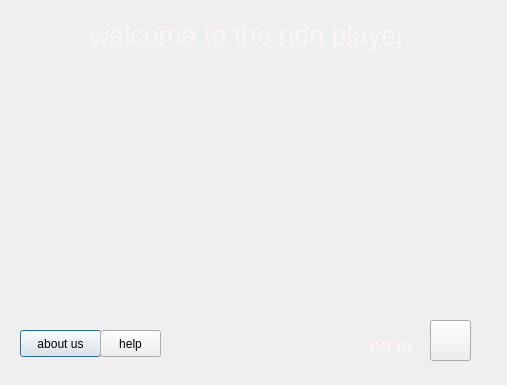
<?xml version="1.0" encoding="UTF-8"?>
<ui version="4.0">
 <class>welcomeDialog</class>
 <widget class="QDialog" name="welcomeDialog">
  <property name="geometry">
   <rect>
    <x>0</x>
    <y>0</y>
    <width>507</width>
    <height>385</height>
   </rect>
  </property>
  <property name="windowTitle">
   <string>welcome</string>
  </property>
  <property name="styleSheet">
   <string notr="true"/>
  </property>
  <widget class="QLabel" name="label">
   <property name="geometry">
    <rect>
     <x>90</x>
     <y>20</y>
     <width>341</width>
     <height>31</height>
    </rect>
   </property>
   <property name="text">
    <string>&lt;html&gt;&lt;head/&gt;&lt;body&gt;&lt;p&gt;&lt;span style=&quot; font-size:20pt; color:#faf5f5;&quot;&gt;welcome to the ndn player&lt;/span&gt;&lt;/p&gt;&lt;/body&gt;&lt;/html&gt;</string>
   </property>
  </widget>
  <widget class="QLabel" name="label_2">
   <property name="geometry">
    <rect>
     <x>370</x>
     <y>330</y>
     <width>51</width>
     <height>31</height>
    </rect>
   </property>
   <property name="text">
    <string>&lt;html&gt;&lt;head/&gt;&lt;body&gt;&lt;p&gt;&lt;span style=&quot; font-size:14pt; color:#fdf6f6;&quot;&gt;go to&lt;/span&gt;&lt;/p&gt;&lt;/body&gt;&lt;/html&gt;</string>
   </property>
  </widget>
  <widget class="QToolButton" name="toolButton">
   <property name="geometry">
    <rect>
     <x>430</x>
     <y>320</y>
     <width>41</width>
     <height>41</height>
    </rect>
   </property>
   <property name="styleSheet">
    <string notr="true">border-image: url(:/new/paly.png);</string>
   </property>
   <property name="text">
    <string/>
   </property>
  </widget>
  <widget class="QPushButton" name="pushButton">
   <property name="geometry">
    <rect>
     <x>20</x>
     <y>330</y>
     <width>81</width>
     <height>27</height>
    </rect>
   </property>
   <property name="text">
    <string>about us</string>
   </property>
  </widget>
  <widget class="QPushButton" name="pushButton_2">
   <property name="geometry">
    <rect>
     <x>100</x>
     <y>330</y>
     <width>61</width>
     <height>27</height>
    </rect>
   </property>
   <property name="text">
    <string>help</string>
   </property>
  </widget>
 </widget>
 <resources/>
 <connections/>
</ui>
